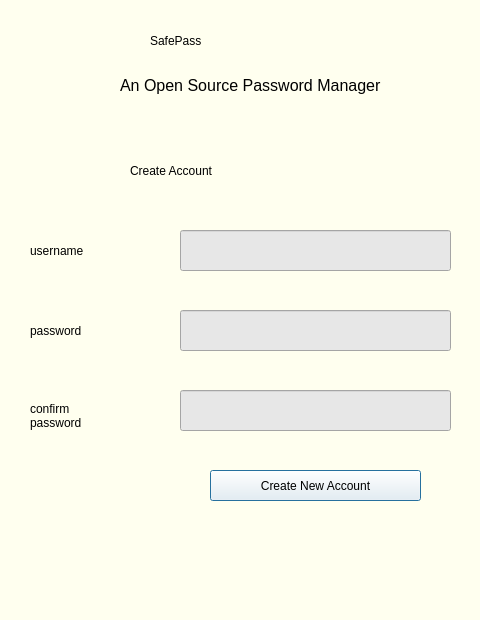
<?xml version="1.0" encoding="UTF-8"?>
<ui version="4.0">
 <class>Dialog</class>
 <widget class="QDialog" name="Dialog">
  <property name="geometry">
   <rect>
    <x>0</x>
    <y>0</y>
    <width>480</width>
    <height>620</height>
   </rect>
  </property>
  <property name="windowTitle">
   <string>Dialog</string>
  </property>
  <property name="styleSheet">
   <string notr="true">background-color: rgb(255, 255, 239);</string>
  </property>
  <widget class="QLabel" name="safepass_label">
   <property name="geometry">
    <rect>
     <x>150</x>
     <y>10</y>
     <width>211</width>
     <height>61</height>
    </rect>
   </property>
   <property name="whatsThis">
    <string>&lt;html&gt;&lt;head/&gt;&lt;body&gt;&lt;p&gt;&lt;br/&gt;&lt;/p&gt;&lt;/body&gt;&lt;/html&gt;</string>
   </property>
   <property name="styleSheet">
    <string notr="true">color:rgb(0,0,0);
font: 30pt &quot;Lucida Console&quot;;</string>
   </property>
   <property name="text">
    <string>SafePass</string>
   </property>
  </widget>
  <widget class="QLabel" name="username_label">
   <property name="geometry">
    <rect>
     <x>30</x>
     <y>230</y>
     <width>121</width>
     <height>41</height>
    </rect>
   </property>
   <property name="styleSheet">
    <string notr="true">color: rgb(0, 0, 0);
font: 18pt &quot;Lucida Console&quot;;</string>
   </property>
   <property name="text">
    <string>username</string>
   </property>
  </widget>
  <widget class="QLabel" name="createacc_label">
   <property name="geometry">
    <rect>
     <x>130</x>
     <y>150</y>
     <width>231</width>
     <height>41</height>
    </rect>
   </property>
   <property name="styleSheet">
    <string notr="true">color: rgb(0, 0, 0);
font: 20pt &quot;Lucida Console&quot;;</string>
   </property>
   <property name="text">
    <string>Create Account</string>
   </property>
  </widget>
  <widget class="QLabel" name="description_label">
   <property name="geometry">
    <rect>
     <x>120</x>
     <y>70</y>
     <width>261</width>
     <height>31</height>
    </rect>
   </property>
   <property name="styleSheet">
    <string notr="true">color: rgb(0, 0, 0);font-size:12pt</string>
   </property>
   <property name="text">
    <string>An Open Source Password Manager</string>
   </property>
  </widget>
  <widget class="QLineEdit" name="username_input">
   <property name="geometry">
    <rect>
     <x>180</x>
     <y>230</y>
     <width>271</width>
     <height>41</height>
    </rect>
   </property>
   <property name="styleSheet">
    <string notr="true">background-color: rgb(231, 231, 231);
font: 16pt &quot;Lucida Console&quot;;</string>
   </property>
  </widget>
  <widget class="QLineEdit" name="password_input">
   <property name="geometry">
    <rect>
     <x>180</x>
     <y>310</y>
     <width>271</width>
     <height>41</height>
    </rect>
   </property>
   <property name="styleSheet">
    <string notr="true">background-color: rgb(231, 231, 231);
font: 16pt &quot;Lucida Console&quot;;</string>
   </property>
  </widget>
  <widget class="QLabel" name="password_label">
   <property name="geometry">
    <rect>
     <x>30</x>
     <y>310</y>
     <width>121</width>
     <height>41</height>
    </rect>
   </property>
   <property name="styleSheet">
    <string notr="true">color: rgb(0, 0, 0);
font: 18pt &quot;Lucida Console&quot;;</string>
   </property>
   <property name="text">
    <string>password</string>
   </property>
  </widget>
  <widget class="QPushButton" name="createacc_button">
   <property name="geometry">
    <rect>
     <x>210</x>
     <y>470</y>
     <width>211</width>
     <height>31</height>
    </rect>
   </property>
   <property name="styleSheet">
    <string notr="true">background-color: rgb(250, 250, 250);
font: 63 12pt &quot;Lucida Console&quot;;</string>
   </property>
   <property name="text">
    <string>Create New Account</string>
   </property>
  </widget>
  <widget class="QLabel" name="conpassword_label">
   <property name="geometry">
    <rect>
     <x>30</x>
     <y>390</y>
     <width>121</width>
     <height>51</height>
    </rect>
   </property>
   <property name="styleSheet">
    <string notr="true">color: rgb(0, 0, 0);
font: 18pt &quot;Lucida Console&quot;;</string>
   </property>
   <property name="text">
    <string>confirm
password</string>
   </property>
  </widget>
  <widget class="QLineEdit" name="conpassword_input">
   <property name="geometry">
    <rect>
     <x>180</x>
     <y>390</y>
     <width>271</width>
     <height>41</height>
    </rect>
   </property>
   <property name="styleSheet">
    <string notr="true">background-color: rgb(231, 231, 231);
font: 16pt &quot;Lucida Console&quot;;</string>
   </property>
  </widget>
 </widget>
 <resources/>
 <connections/>
</ui>
